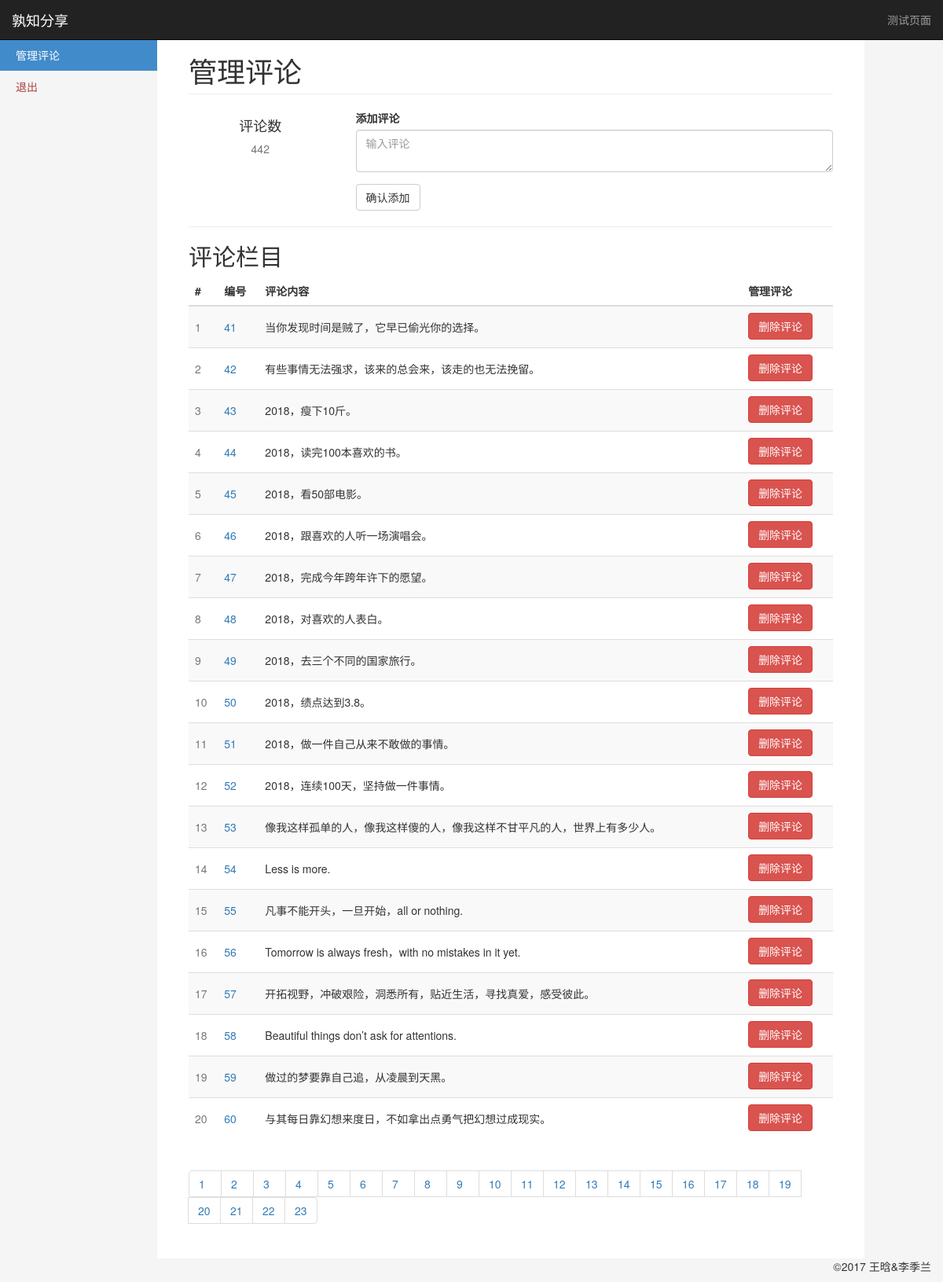
The page /manage3 on the database its author committed.
### app/models.py (models this page shows, shortened)
class Comment(db.Model):
    __tablename__ = 'comment'
    id = db.Column(db.Integer, primary_key=True)
    text = db.Column(db.String(256), nullable=False)

### app/views.py (the view)
@app.route('/manage', methods=["GET", "POST"])
@app.route('/manage<int:page>', methods=["GET", "POST"])
def manage(page=1):
    comments = comment_helper.get_all_comments()
    length = len(comments)
    p_list, start, end = comment_helper.get_page(length, pagesize=20, page=page)
    count = {'visit': 0, 'com_len': length, 'page_list': p_list}
    return render_template('manage.html', comments=comments[start:end], count=count)

### app/comment_helper.py (called while the page is built)
def get_all_comments():
    comments = Comment.query.all()
    return comments

def get_page(length, page, pagesize=5):
    p_len = int(math.ceil(length / pagesize))
    p_list = range(1, p_len+1)
    start = 0
    end = pagesize
    if page and page > 1:
        start = (page-1) * pagesize
        end = page * pagesize
        if start > length:
            start = length - pagesize
            end = length
        elif end > length:
            end = length
    if page == 0:
        start = length - pagesize
        end = length
    return p_list, start, end

### app/templates/manage.html (shortened to what this page needs)
{% extends "layout.html" %}
{% block body %}
    <nav class="navbar navbar-inverse navbar-fixed-top" role="navigation">
          <div class="container-fluid">
            <div class="navbar-header">
              <a class="navbar-brand" href="#">孰知分享</a>
            </div>
            <div class="navbar-collapse collapse">
              <ul class="nav navbar-nav navbar-right">
                <li><a href="/comment">测试页面</a></li>
              </ul>
            </div>
          </div>
    </nav>
    <div class="container-fluid">
          <div class="row row-offcanvas row-offcanvas-left">
             <div class="col-sm-3 col-md-2 sidebar-offcanvas" id="sidebar" role="navigation">
                <ul class="nav nav-sidebar">
                  <li class="active"><a href="/manage">管理评论</a></li>
                  <li><a href="/logout" target="_ext" class="text-danger">退出</a></li>
                </ul>
            </div>
            <div class="col-sm-9 col-md-9 main">
              <h1 class="page-header">
                管理评论
              </h1>
                <div class="row">
                     <div class="placeholders col-md-3">
                <div class="placeholder text-center">
                  <h4>评论数</h4>
                  <span class="text-muted">{{ count.com_len }}</span>
                </div>
              </div>
              <div class="placeholders col-md-9">
                  <div class="form-group">
                    <label for="addComment">添加评论</label>
                    <textarea type="text" class="form-control" id="addComment" placeholder="输入评论"></textarea>
                  </div>
                  <button class="btn btn-default" onclick="addComment()">确认添加</button>
              </div>
                </div>
                <hr>
              <h2 class="sub-header">评论栏目</h2>
              <div class="table-responsive">
                <table class="table table-striped">
                  <thead>
                    <tr>
                      <th>#</th>
                      <th>编号</th>
                      <th>评论内容</th>
                      <th>管理评论</th>
                    </tr>
                  </thead>
                  <tbody id="comTable">
                  {% for comment in comments %}
                    <tr>
                      <td class="text-muted">{{ loop.index }}</td>
                      <td class="text-primary">{{ comment.id }}</td>
                      <td>{{ comment.text }}</td>
                      <td><span><button class="btn btn-danger" onclick="deleteComment({{comment.id}})">删除评论</button> </span></td>
                    </tr>
                  {% endfor %}
                  </tbody>
                </table>
              </div>
              <nav aria-label="Page navigation">
                <ul class="pagination">
                  {% for page in count.page_list %}
                    <li><a href="manage{{ page }}">{{page}}</a></li>
                  {% endfor %}
                </ul>
              </nav>
          </div>
        </div>
    </div>
{% endblock %}

### app/static/css/styles.css (style rules this page uses)
body { padding-top: 50px; background-color: #f5f5f5; }
.nav-sidebar { background-color: #f5f5f5; margin-right: -15px; margin-bottom: 20px; margin-left: -15px; }
.nav-sidebar > li > a { padding-right: 20px; padding-left: 20px; }
.nav-sidebar > .active > a { color: #fff; background-color: #428bca; }
.main { padding: 20px; background-color: #fff; }
@media (min-width: 768px) { .main { padding-right: 40px; padding-left: 40px; } }
.main .page-header { margin-top: 0; }
#comTable button { margin-top: 2x; margin-bottom: 2px; }
#comTable td { vertical-align: middle; }

### app/templates/layout.html (style rules this page uses)
.pagination li a { width: 42px; }

### rows shown on the page
Comment: id "41", text "当你发现时间是贼了，它早已偷光你的选择。"
Comment: id "42", text "有些事情无法强求，该来的总会来，该走的也无法挽留。"
Comment: id "43", text "2018，瘦下10斤。"
Comment: id "44", text "2018，读完100本喜欢的书。"
Comment: id "45", text "2018，看50部电影。"
Comment: id "46", text "2018，跟喜欢的人听一场演唱会。"
Comment: id "47", text "2018，完成今年跨年许下的愿望。"
Comment: id "48", text "2018，对喜欢的人表白。"
Comment: id "49", text "2018，去三个不同的国家旅行。"
Comment: id "50", text "2018，绩点达到3.8。"
Comment: id "51", text "2018，做一件自己从来不敢做的事情。"
Comment: id "52", text "2018，连续100天，坚持做一件事情。"
Comment: id "53", text "像我这样孤单的人，像我这样傻的人，像我这样不甘平凡的人，世界上有多少人。"
Comment: id "54", text "Less is more."
Comment: id "55", text "凡事不能开头，一旦开始，all or nothing."
Comment: id "56", text "Tomorrow is always fresh，with no mistakes in it yet."
Comment: id "57", text "开拓视野，冲破艰险，洞悉所有，贴近生活，寻找真爱，感受彼此。"
Comment: id "58", text "Beautiful things don’t ask for attentions."
Comment: id "59", text "做过的梦要靠自己追，从凌晨到天黑。"
Comment: id "60", text "与其每日靠幻想来度日，不如拿出点勇气把幻想过成现实。"

### other values the page prints
{{ count.com_len }} "442"
{{ page }} "1" "2" "3" "4" "5" "6" "7" "8" "9" "10" "11" "12" "13" "14" "15" "16" "17" "18" "19" "20" "21" "22" "23"
